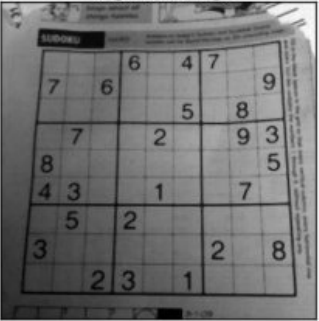
#> input picture Capture.PNG, 319 x 321 px
$ python adapt_thresh.py
#> lines starting #> are read from the running program, lines starting #| are printed output that depends on the picture; after the words box and inside, x2 and y2 are one past the last pixel; in counts of white or black regions, pixels touching at a corner belong together
import cv2
import numpy as np
from matplotlib import pyplot as plt

img = cv2.imread('Capture.PNG', 0)
#> img is the input picture: shape (321, 319); min 0, max 252, mean 111.5
# img = cv2.medianBlur(img, 5)
ret,th1 = cv2.threshold(img, 127, 255,cv2.THRESH_BINARY)
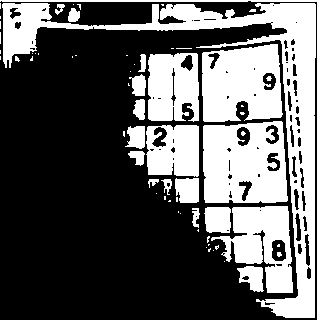
#> th1: shape (321, 319); 37.2% white; 64 white regions (42 under 20 px), largest, box (x1, y1, x2, y2) and area: (2, 3, 316, 318) 12926, (203, 121, 288, 203) 5830, (202, 44, 283, 122) 5146
th2 = cv2.adaptiveThreshold(img, 255,cv2.ADAPTIVE_THRESH_MEAN_C, cv2.THRESH_BINARY, 11, 2)
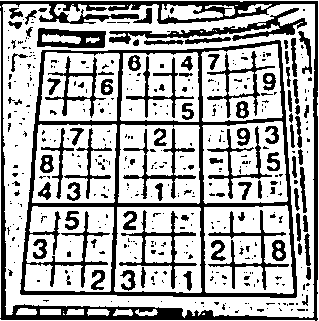
#> th2: shape (321, 319); 68.4% white; 420 black regions (324 under 20 px), largest, box (x1, y1, x2, y2) and area: (20, 40, 297, 298) 8328, (0, 1, 318, 321) 7191, (109, 8, 307, 44) 1501
th3 = cv2.adaptiveThreshold(img, 255,cv2.ADAPTIVE_THRESH_GAUSSIAN_C, cv2.THRESH_BINARY, 11, 2)
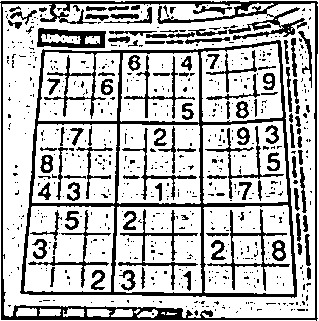
#> th3: shape (321, 319); 73.3% white; 655 black regions (546 under 20 px), largest, box (x1, y1, x2, y2) and area: (20, 40, 297, 298) 6897, (0, 1, 318, 321) 5540, (37, 28, 106, 48) 782

titles = ['Original_Image','Global_Thresholding','Adaptive_Mean_Thresholding','Adaptive_Gaussian_Thresholding']
images = [img, th1, th2, th3]

for i in range(4):
	plt.subplot(2, 2,i+1),plt.imshow(images[i], 'gray')
	plt.title(titles[i])
	plt.xticks([]),plt. yticks([])
plt.show()
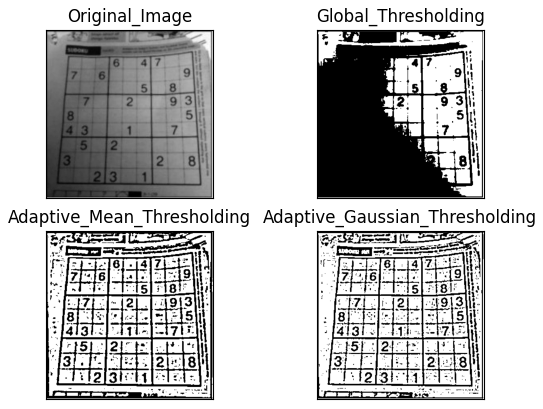
#> figure drawn by matplotlib, 4 panels
